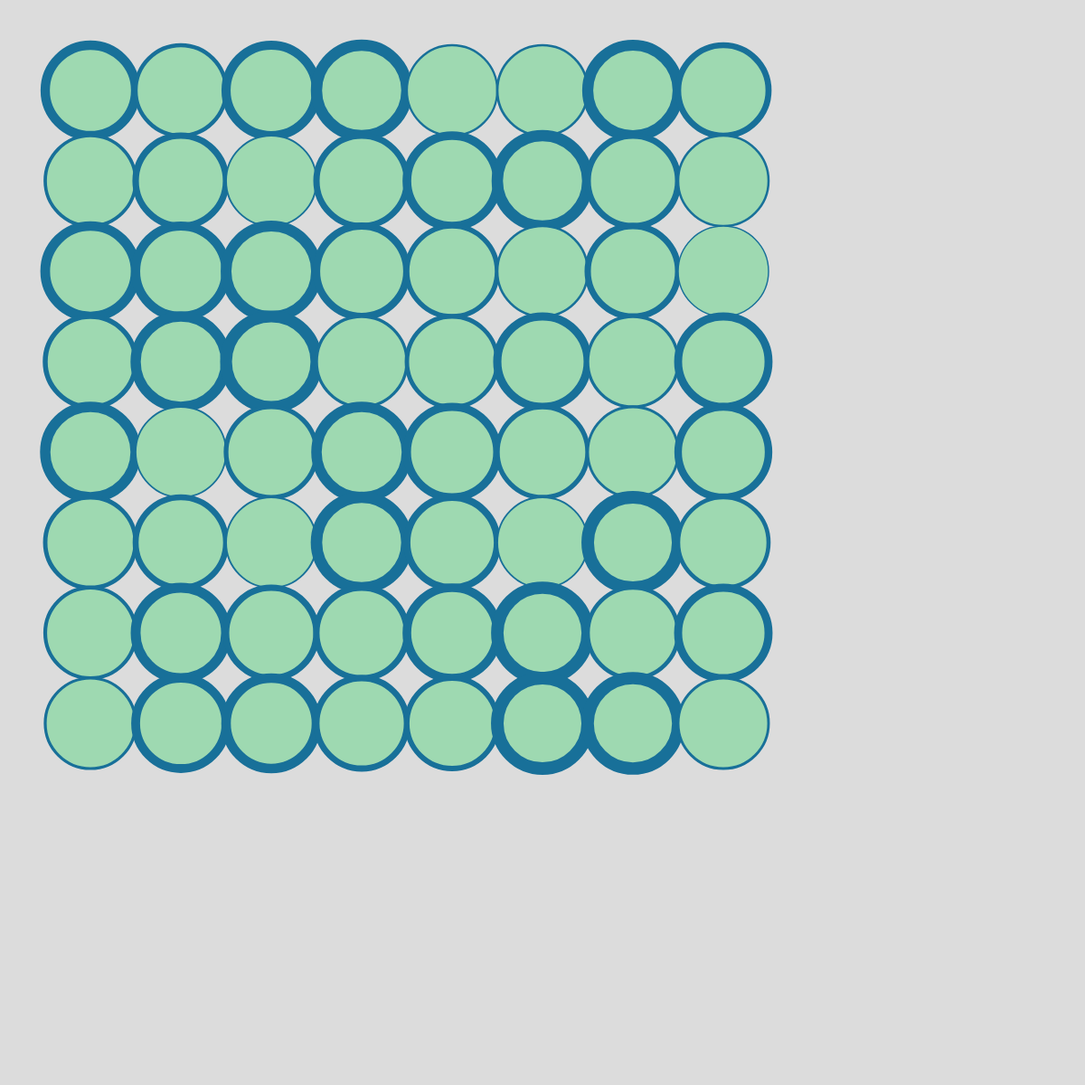
Frame 1 (no input)
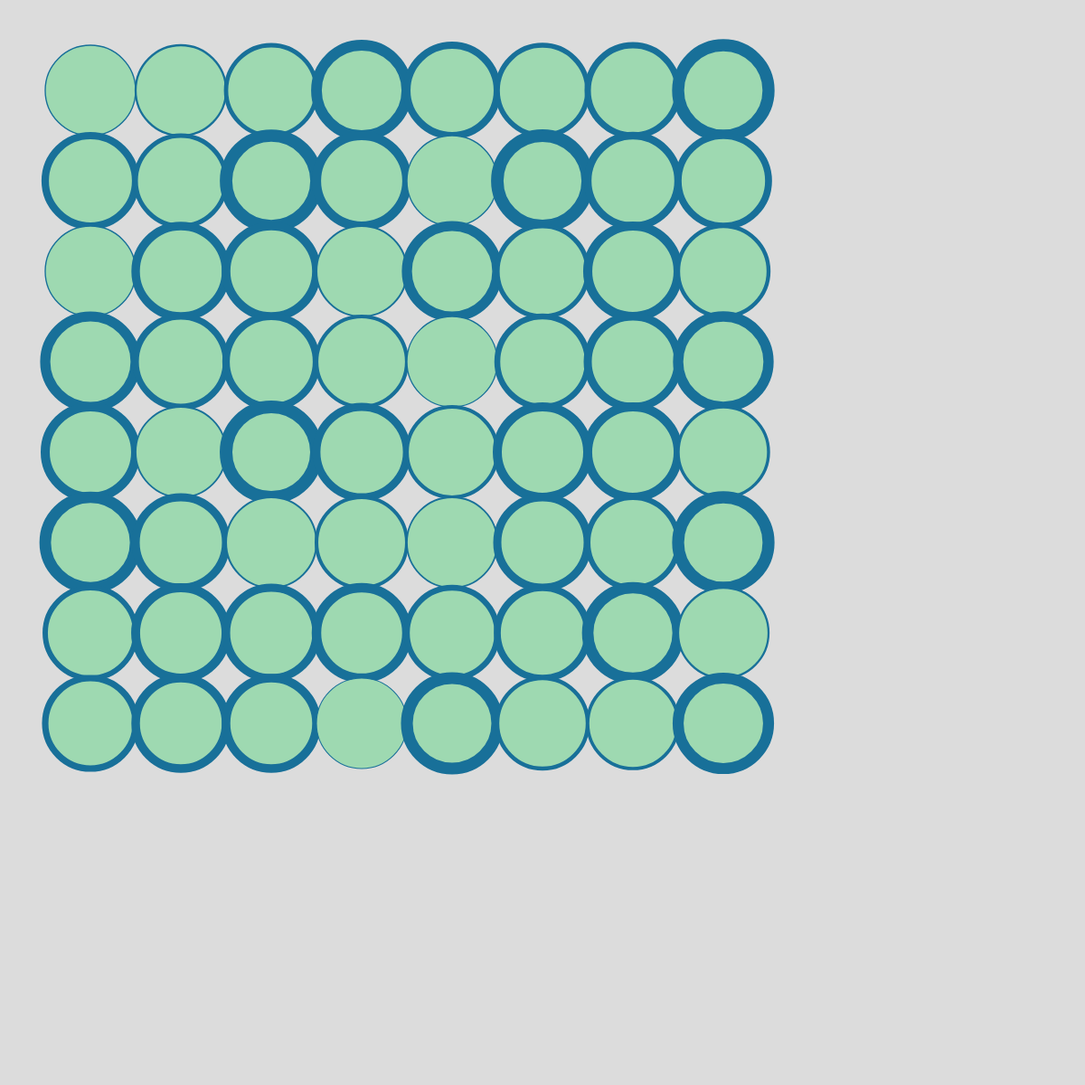
Frame 2 (the mouse pressed at the canvas centre, redrawn once)

The p5.js sketch that drew these frames (run headless with seeded random() and noise() and a simulated clock; the mouse was pressed at the canvas centre and the sketch redrawn once):

// p5.js sketch
// ── sketch.js
function setup() {
  // create a canvas
  createCanvas(1200, 1200);

  // disable animation
  noLoop();
}

function draw() {
  background(220);
  //move grid away from the side of the canvas
  translate(100,100);
  for (let x=0;x<8; x++){
    for (let y=0;y<8; y++){
      push();
      translate( x * 100, y * 100);

      //circle color
      fill(158,217,177)

      //stroke color
      stroke(24,112,153)

      //stroke size
      strokeWeight( random(1,14))

      //draw circles
      ellipse(0,0,100,100)

      pop()
    }
  }
}
